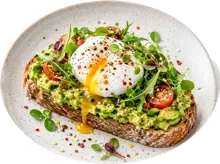
#> input picture frontend/console/src/owner-dashboard/assets/avotoast.webp, 220 x 164 px
$ python input_qa.py ../../../frontend/console/src/owner-dashboard/assets/avotoast.webp
#> lines starting #> are read from the running program, lines starting #| are printed output that depends on the picture; after the words box and inside, x2 and y2 are one past the last pixel; in counts of white or black regions, pixels touching at a corner belong together
"""Food3D V1 Stage 0: Deterministic input photo and cutout QA.

Evaluates resolution, sharpness (Laplacian variance), border clipping (both
unpadded frame-edge clips and pre-padded straight-sliced bowl cutouts),
multi-object clutter, cast-shadow perimeter contamination, and specular glare
or flame blowout.

Every emitted JSON report carries ``"publication_eligible": false``.
"""

from __future__ import annotations

import argparse
import json
import math
import sys
from pathlib import Path
from typing import Any

import numpy as np
from PIL import Image
from scipy import ndimage

try:
    from food3d import (
        PUBLICATION_ELIGIBLE,
        TRIAGE_NEEDS_CLEAN_CUTOUT,
        TRIAGE_NEEDS_MULTIVIEW_OR_RESHOOT,
        TRIAGE_NEEDS_RESHOOT_CLIPPED,
        TRIAGE_READY_SINGLE_PHOTO,
        VALID_TRIAGE_STATES,
    )
except ImportError:
    try:
        from . import (
            PUBLICATION_ELIGIBLE,
            TRIAGE_NEEDS_CLEAN_CUTOUT,
            TRIAGE_NEEDS_MULTIVIEW_OR_RESHOOT,
            TRIAGE_NEEDS_RESHOOT_CLIPPED,
            TRIAGE_READY_SINGLE_PHOTO,
            VALID_TRIAGE_STATES,
        )
    except ImportError:
        PUBLICATION_ELIGIBLE = False
        TRIAGE_READY_SINGLE_PHOTO = "ready_single_photo"
        TRIAGE_NEEDS_CLEAN_CUTOUT = "needs_clean_cutout"
        TRIAGE_NEEDS_RESHOOT_CLIPPED = "needs_reshoot_clipped"
        TRIAGE_NEEDS_MULTIVIEW_OR_RESHOOT = "needs_multiview_or_reshoot"
        VALID_TRIAGE_STATES = (
            TRIAGE_READY_SINGLE_PHOTO,
            TRIAGE_NEEDS_CLEAN_CUTOUT,
            TRIAGE_NEEDS_RESHOOT_CLIPPED,
            TRIAGE_NEEDS_MULTIVIEW_OR_RESHOOT,
        )

IMAGE_EXTENSIONS = {".png", ".jpg", ".jpeg"}

_LAPLACIAN_KERNEL = np.array(
    [[0.0, 1.0, 0.0], [1.0, -4.0, 1.0], [0.0, 1.0, 0.0]],
    dtype=np.float32,
)


def _longest_true_run(arr_1d: np.ndarray) -> int:
    """Return length of the longest contiguous True run in a 1D boolean array."""
    if arr_1d.size == 0 or not np.any(arr_1d):
        return 0
    padded = np.concatenate(([False], arr_1d.astype(bool), [False]))
    diffs = np.diff(padded.astype(np.int8))
    starts = np.flatnonzero(diffs == 1)
    ends = np.flatnonzero(diffs == -1)
    return int(np.max(ends - starts)) if starts.size > 0 else 0


def _to_float_rgb(rgb: np.ndarray) -> np.ndarray:
    """Normalize an RGB array to float32 in [0, 1]."""
    arr = np.asarray(rgb, dtype=np.float32)
    if arr.ndim != 3 or arr.shape[2] < 3:
        raise ValueError(f"Expected RGB array with shape (H, W, 3+), got {arr.shape}")
    arr = arr[..., :3]
    if arr.max() > 1.0:
        arr = arr / 255.0
    return np.clip(arr, 0.0, 1.0)


def _to_float_alpha(alpha: np.ndarray) -> np.ndarray:
    """Normalize an alpha array to float32 in [0, 1]."""
    arr = np.asarray(alpha, dtype=np.float32)
    if arr.ndim != 2:
        raise ValueError(f"Expected 2D alpha array, got {arr.shape}")
    if arr.max() > 1.0:
        arr = arr / 255.0
    return np.clip(arr, 0.0, 1.0)


def compute_laplacian_variance(
    rgb: np.ndarray,
    mask: np.ndarray | None = None,
) -> float:
    """Compute discrete Laplacian variance on luminance (0..255 scale)."""
    rgb_f = _to_float_rgb(rgb)
    lum = (0.2126 * rgb_f[..., 0] + 0.7152 * rgb_f[..., 1] + 0.0722 * rgb_f[..., 2]) * 255.0
    lap = ndimage.convolve(lum, _LAPLACIAN_KERNEL, mode="nearest")
    if mask is not None and np.any(mask):
        vals = lap[mask]
    else:
        vals = lap.ravel()
    if vals.size < 4:
        return 0.0
    return float(np.var(vals, dtype=np.float64))


def analyze_arrays(
    rgb: np.ndarray,
    alpha: np.ndarray | None = None,
    *,
    image_path: str | None = None,
    cutout_path: str | None = None,
) -> dict[str, Any]:
    """Run all deterministic Food3D Stage 0 QA checks on in-memory arrays."""
    rgb_f = _to_float_rgb(rgb)
    h, w = rgb_f.shape[:2]
    min_side = min(h, w)
    long_side = max(h, w)

    alpha_f: np.ndarray | None = None
    if alpha is not None:
        alpha_f = _to_float_alpha(alpha)
        if alpha_f.shape != (h, w):
            alpha_img = Image.fromarray(alpha_f, mode="F").resize((w, h), Image.Resampling.BILINEAR)
            alpha_f = np.clip(np.asarray(alpha_img, dtype=np.float32), 0.0, 1.0)

    issues: list[str] = []

    # (a) Resolution check
    if min_side < 512:
        resolution_status = "fail"
        issues.append("low_resolution_fail")
    elif min_side < 1024:
        resolution_status = "warn"
        issues.append("low_resolution_warn")
    else:
        resolution_status = "pass"

    # Luminance & HSV-like saturation
    lum = 0.2126 * rgb_f[..., 0] + 0.7152 * rgb_f[..., 1] + 0.0722 * rgb_f[..., 2]
    max_rgb = np.max(rgb_f, axis=-1)
    min_rgb = np.min(rgb_f, axis=-1)
    sat = (max_rgb - min_rgb) / (max_rgb + 1e-6)

    fg_solid: np.ndarray | None = None
    if alpha_f is not None:
        fg_solid = alpha_f > 0.5

    # (b) Sharpness (Laplacian variance on foreground interior & center crop)
    sharp_mask: np.ndarray | None = None
    if fg_solid is not None and np.any(fg_solid):
        eroded = ndimage.binary_erosion(fg_solid, iterations=2)
        sharp_mask = eroded if int(np.sum(eroded)) >= 64 else fg_solid
    lap_var_fg = compute_laplacian_variance(rgb_f, sharp_mask)

    cy0, cy1 = h // 4, max(h // 4 + 1, (3 * h) // 4)
    cx0, cx1 = w // 4, max(w // 4 + 1, (3 * w) // 4)
    lap_var_center = compute_laplacian_variance(rgb_f[cy0:cy1, cx0:cx1], None)
    blurry = lap_var_fg < 40.0 and lap_var_center < 40.0
    if blurry:
        issues.append("blurry_image")

    # (c) Border-clipping detector (raw edges + pre-padded alpha bbox edges)
    clipped_sides: list[str] = []
    raw_border_touches: dict[str, float] = {"left": 0.0, "right": 0.0, "top": 0.0, "bottom": 0.0}
    bbox_edge_runs: dict[str, float] = {"left": 0.0, "right": 0.0, "top": 0.0, "bottom": 0.0}
    circularity = 0.0
    bbox_dict: dict[str, int] | None = None

    if fg_solid is not None and np.any(fg_solid):
        # Raw frame edge touches (outer 2 px of image frame)
        edge_band = 2
        raw_border_touches = {
            "left": float(np.mean(np.any(fg_solid[:, :edge_band], axis=1))),
            "right": float(np.mean(np.any(fg_solid[:, max(0, w - edge_band) :], axis=1))),
            "top": float(np.mean(np.any(fg_solid[:edge_band, :], axis=0))),
            "bottom": float(np.mean(np.any(fg_solid[max(0, h - edge_band) :, :], axis=0))),
        }
        for side, frac in raw_border_touches.items():
            if frac >= 0.05 and side not in clipped_sides:
                clipped_sides.append(side)

        # Alpha bounding box edge straight-cut inspection
        ys, xs = np.nonzero(fg_solid)
        y0, y1 = int(ys.min()), int(ys.max())
        x0, x1 = int(xs.min()), int(xs.max())
        bh = y1 - y0 + 1
        bw = x1 - x0 + 1
        bbox_dict = {"x0": x0, "y0": y0, "x1": x1, "y1": y1, "width": bw, "height": bh}

        strip_lr = 2 if bh >= 200 else 1
        strip_tb = 2 if bw >= 200 else 1

        left_strip = np.any(fg_solid[y0 : y1 + 1, x0 : min(x1 + 1, x0 + strip_lr)], axis=1)
        right_strip = np.any(fg_solid[y0 : y1 + 1, max(x0, x1 - strip_lr + 1) : x1 + 1], axis=1)
        top_strip = np.any(fg_solid[y0 : min(y1 + 1, y0 + strip_tb), x0 : x1 + 1], axis=0)
        bottom_strip = np.any(fg_solid[max(y0, y1 - strip_tb + 1) : y1 + 1, x0 : x1 + 1], axis=0)

        bbox_edge_runs = {
            "left": _longest_true_run(left_strip) / float(bh),
            "right": _longest_true_run(right_strip) / float(bh),
            "top": _longest_true_run(top_strip) / float(bw),
            "bottom": _longest_true_run(bottom_strip) / float(bw),
        }

        if bbox_edge_runs["left"] >= 0.22 and "left" not in clipped_sides:
            clipped_sides.append("left")
        if bbox_edge_runs["right"] >= 0.22 and "right" not in clipped_sides:
            clipped_sides.append("right")
        if bbox_edge_runs["top"] >= 0.28 and "top" not in clipped_sides:
            clipped_sides.append("top")
        if bbox_edge_runs["bottom"] >= 0.28 and "bottom" not in clipped_sides:
            clipped_sides.append("bottom")

        # Circularity of main foreground component
        area = float(np.sum(fg_solid))
        eroded_1 = ndimage.binary_erosion(fg_solid, iterations=1)
        perimeter = float(np.sum(fg_solid & (~eroded_1)))
        if perimeter > 0.0:
            circularity = min(1.0, (4.0 * math.pi * area) / (perimeter * perimeter))

    border_clipped = len(clipped_sides) > 0
    if border_clipped:
        issues.append("border_clipped")

    # (d) Clutter / multi-object detector
    secondary_component_count = 0
    largest_secondary_ratio = 0.0
    total_components = 0
    clutter_detected = False

    if fg_solid is not None and np.any(fg_solid):
        labeled, num_features = ndimage.label(fg_solid, structure=np.ones((3, 3), dtype=np.int32))
        total_components = int(num_features)
        if num_features > 1:
            counts = np.bincount(labeled.ravel())[1:]  # exclude background 0
            main_area = int(np.max(counts))
            if main_area > 0:
                secondary_areas = [
                    int(c) for idx, c in enumerate(counts)
                    if idx != int(np.argmax(counts)) and c >= 0.02 * main_area
                ]
                secondary_component_count = len(secondary_areas)
                if secondary_areas:
                    largest_secondary_ratio = max(secondary_areas) / float(main_area)
                if largest_secondary_ratio >= 0.12 or secondary_component_count >= 3:
                    clutter_detected = True
                    issues.append("clutter_detected")

    # (e) Cast-shadow perimeter contamination
    shadow_contamination_ratio = 0.0
    shadow_contamination = False

    if alpha_f is not None:
        fg_any = alpha_f > 0.05
        fg_any_count = int(np.sum(fg_any))
        if fg_any_count > 0:
            semi_alpha = (alpha_f > 0.05) & (alpha_f < 0.85)
            solid_core = alpha_f >= 0.85
            if bbox_dict is not None:
                erode_r = max(3, min(16, int(0.04 * min(bbox_dict["width"], bbox_dict["height"]))))
            else:
                erode_r = 4
            eroded_core = ndimage.binary_erosion(solid_core, iterations=erode_r)
            core_ref = eroded_core if np.any(eroded_core) else solid_core
            if np.any(core_ref):
                core_median_lum = float(np.median(lum[core_ref]))
                outer_ring = fg_any & (~core_ref)
                dark_low_sat_outer = (
                    outer_ring
                    & (sat < 0.18)
                    & (lum < min(core_median_lum * 0.85, 0.55))
                )
            else:
                dark_low_sat_outer = np.zeros_like(fg_any, dtype=bool)

            shadow_suspect = semi_alpha | dark_low_sat_outer
            shadow_contamination_ratio = float(np.sum(shadow_suspect)) / float(fg_any_count)
            if shadow_contamination_ratio >= 0.08:
                shadow_contamination = True
                issues.append("shadow_contamination")

    # (f) Specular glare / flame blowout
    glare_mask_region = fg_solid if (fg_solid is not None and np.any(fg_solid)) else np.ones((h, w), dtype=bool)
    glare_region_count = int(np.sum(glare_mask_region))
    if glare_region_count > 0:
        specular_glare = (lum > 0.94) & (sat < 0.12)
        flame_blowout = (rgb_f[..., 0] > 0.96) & (rgb_f[..., 1] > 0.78)
        glare_ratio = float(np.sum((specular_glare | flame_blowout) & glare_mask_region)) / float(glare_region_count)
    else:
        glare_ratio = 0.0
    glare_detected = glare_ratio >= 0.03
    if glare_detected:
        issues.append("specular_glare_blowout")

    # Triage classification
    if border_clipped:
        triage = TRIAGE_NEEDS_RESHOOT_CLIPPED
    elif resolution_status == "fail" or blurry or (glare_detected and glare_ratio >= 0.10):
        triage = TRIAGE_NEEDS_MULTIVIEW_OR_RESHOOT
    elif clutter_detected or shadow_contamination:
        triage = TRIAGE_NEEDS_CLEAN_CUTOUT
    else:
        triage = TRIAGE_READY_SINGLE_PHOTO

    return {
        "publication_eligible": PUBLICATION_ELIGIBLE,
        "image_path": image_path,
        "cutout_path": cutout_path,
        "triage": triage,
        "issues": issues,
        "metrics": {
            "width": w,
            "height": h,
            "min_side": min_side,
            "long_side": long_side,
            "resolution_status": resolution_status,
            "laplacian_var_fg": round(lap_var_fg, 3),
            "laplacian_var_center": round(lap_var_center, 3),
            "blurry": blurry,
            "border_clipped": border_clipped,
            "clipped_sides": clipped_sides,
            "raw_border_touches": {k: round(v, 4) for k, v in raw_border_touches.items()},
            "bbox_edge_runs": {k: round(v, 4) for k, v in bbox_edge_runs.items()},
            "circularity": round(circularity, 4),
            "alpha_bbox": bbox_dict,
            "total_components": total_components,
            "secondary_component_count": secondary_component_count,
            "largest_secondary_ratio": round(largest_secondary_ratio, 4),
            "clutter_detected": clutter_detected,
            "shadow_contamination_ratio": round(shadow_contamination_ratio, 4),
            "shadow_contamination": shadow_contamination,
            "glare_ratio": round(glare_ratio, 4),
            "glare_detected": glare_detected,
        },
    }


def analyze_image(
    image_path: str | Path,
    cutout_path: str | Path | None = None,
) -> dict[str, Any]:
    """Load an image (and optional RGBA cutout) from disk and run Stage 0 QA."""
    img_p = Path(image_path)
    cut_p = Path(cutout_path) if cutout_path is not None else None

    with Image.open(img_p) as im:
        has_embedded_alpha = "A" in im.getbands()
        if has_embedded_alpha:
            rgba = np.asarray(im.convert("RGBA"), dtype=np.uint8)
            rgb = rgba[..., :3]
            embedded_alpha = rgba[..., 3]
        else:
            rgb = np.asarray(im.convert("RGB"), dtype=np.uint8)
            embedded_alpha = None

    alpha: np.ndarray | None = None
    if cut_p is not None:
        with Image.open(cut_p) as cim:
            if "A" in cim.getbands():
                alpha = np.asarray(cim.convert("RGBA"), dtype=np.uint8)[..., 3]
            else:
                alpha = np.asarray(cim.convert("L"), dtype=np.uint8)
    elif embedded_alpha is not None and int(embedded_alpha.min()) < 250:
        alpha = embedded_alpha

    return analyze_arrays(
        rgb,
        alpha,
        image_path=str(img_p),
        cutout_path=str(cut_p) if cut_p is not None else None,
    )


# [33 lines left out: function analyze_batch_dir, not called in this run]


def build_arg_parser() -> argparse.ArgumentParser:
    parser = argparse.ArgumentParser(
        description="Food3D V1 Stage 0 deterministic input photo & cutout QA.",
    )
    parser.add_argument(
        "image_path",
        nargs="?",
        help="Path to a single input image (omit when using --batch-dir).",
    )
    parser.add_argument(
        "--cutout",
        dest="cutout_path",
        default=None,
        help="Optional RGBA cutout PNG aligned with image_path.",
    )
    parser.add_argument(
        "--batch-dir",
        dest="batch_dir",
        default=None,
        help="Directory of dish subdirectories (input_image.png) or flat image files.",
    )
    parser.add_argument(
        "--out",
        dest="out_path",
        default=None,
        help="Optional output path for the JSON QA report.",
    )
    return parser


def main(argv: list[str] | None = None) -> int:
    parser = build_arg_parser()
    args = parser.parse_args(argv)

    if bool(args.image_path) == bool(args.batch_dir):
        parser.error("Provide either <image_path> or --batch-dir (not both).")

    if args.batch_dir:
        report = analyze_batch_dir(args.batch_dir)
    else:
        report = analyze_image(args.image_path, args.cutout_path)
#> in analyze_image, im is the input picture: PIL image 220x164 RGBA; mean R, G, B, A 158.6, 148.6, 115.6, 198.3
#> in analyze_image, `has_embedded_alpha = "A" in im.getbands()`: has_embedded_alpha = True
#> in analyze_arrays, `sat = (max_rgb - min_rgb) / (max_rgb + 1e-6)`:
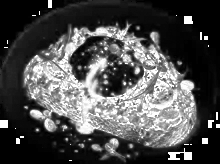
#> sat: shape (164, 220) float32; min 0, max 1, mean 0.308
#> in analyze_arrays, `fg_solid = alpha_f > 0.5`:
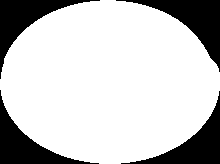
#> fg_solid: shape (164, 220) bool; 77.8% white; 4 black regions, box (x1, y1, x2, y2) and area: (116, 0, 220, 72) 2203, (0, 90, 99, 164) 1933, (0, 0, 100, 79) 1932, (121, 91, 220, 164) 1932
#> in compute_laplacian_variance, `lap = ndimage.convolve(lum, _LAPLACIAN_KERNEL, mode="nearest")`:
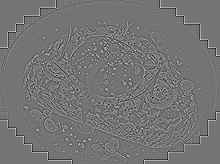
#> lap: shape (164, 220) float32; min -468, max 552.1, mean 0; drawn with min black and max white
#> in analyze_arrays, `lap_var_fg = compute_laplacian_variance(rgb_f, sharp_mask)`: lap_var_fg = 4365.9
#> in _to_float_rgb (call 3), `arr = np.asarray(rgb, dtype=np.float32)`:
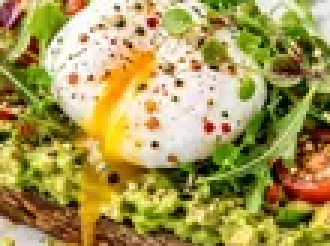
#> arr: shape (82, 110, 3) float32 (shown 3 times larger); mean of channels 0, 1, 2 0.656, 0.598, 0.333; drawn as R, G, B
#> in compute_laplacian_variance (call 2), `lum = (0.2126 * rgb_f[..., 0] + 0.7152 * rgb_f[..., 1] + 0.0722 * rgb_..`:
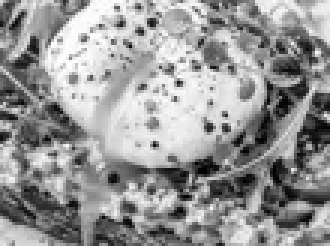
#> lum: shape (82, 110) float32 (shown 3 times larger); min 0.425, max 255, mean 150.7
#> in compute_laplacian_variance (call 2), `lap = ndimage.convolve(lum, _LAPLACIAN_KERNEL, mode="nearest")`:
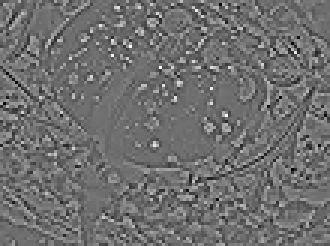
#> lap: shape (82, 110) float32 (shown 3 times larger); min -345.2, max 444, mean 0; drawn with min black and max white
#> in compute_laplacian_variance (call 2), `vals = lap.ravel()`: vals = 9020 values, max 444 at index 2473, min -345.2 at index 6257, mean 6.77e-08
#> in analyze_arrays, `lap_var_center = compute_laplacian_variance(rgb_f[cy0:cy1, cx0:cx1], N..`: lap_var_center = 6598
#> in analyze_arrays, `blurry = lap_var_fg < 40.0 and lap_var_center < 40.0`: blurry = False
#> in analyze_arrays, `raw_border_touches = { "left": float(np.mean(np.any(fg_solid[:, :edge_..`: raw_border_touches = {'left': 0.146, 'right': 0.171, 'top': 0.164, 'bottom': 0.182}
#> the loop in analyze_arrays, `for side, frac in raw_border_touches.items():` made 4 passes
#> (side, frac) on passes 1 to 4: ('left', 0.146), ('right', 0.171), ('top', 0.164), ('bottom', 0.182)
#> after the loop in analyze_arrays, `for side, frac in raw_border_touches.items():`: clipped_sides = ['left', 'right', 'top', 'bottom']
#> in analyze_arrays, `y0, y1 = int(ys.min()), int(ys.max())`: y0 = 0; y1 = 163
#> in analyze_arrays, `x0, x1 = int(xs.min()), int(xs.max())`: x0 = 0; x1 = 219
#> in analyze_arrays, `bh = y1 - y0 + 1`: bh = 164
#> in analyze_arrays, `bw = x1 - x0 + 1`: bw = 220
#> in analyze_arrays, `bbox_dict = {"x0": x0, "y0": y0, "x1": x1, "y1": y1, "width": bw, "hei..`: bbox_dict = {'x0': 0, 'y0': 0, 'x1': 219, 'y1': 163, 'width': 220, 'height': 164}
#> in analyze_arrays, `strip_lr = 2 if bh >= 200 else 1`: strip_lr = 1
#> in analyze_arrays, `strip_tb = 2 if bw >= 200 else 1`: strip_tb = 2
#> in _longest_true_run, `diffs = np.diff(padded.astype(np.int8))`: diffs = 165 values, max 1 at index 79, min -1 at index 90, mean 0
#> in _longest_true_run, `starts = np.flatnonzero(diffs == 1)`: starts = [79]
#> in _longest_true_run, `ends = np.flatnonzero(diffs == -1)`: ends = [90]
#> in analyze_arrays, `bbox_edge_runs = { "left": _longest_true_run(left_strip) / float(bh), ..`: bbox_edge_runs = {'left': 0.0671, 'right': 0.116, 'top': 0.164, 'bottom': 0.182}
#> in analyze_arrays, `area = float(np.sum(fg_solid))`: area = 28080
#> in analyze_arrays, `perimeter = float(np.sum(fg_solid & (~eroded_1)))`: perimeter = 543
#> in analyze_arrays, `circularity = min(1.0, (4.0 * math.pi * area) / (perimeter * perimeter))`: circularity = 1
#> in analyze_arrays, `border_clipped = len(clipped_sides) > 0`: border_clipped = True
#> in analyze_arrays, `labeled, num_features = ndimage.label(fg_solid, structure=np.ones((3, ..`: num_features = 1
#> in analyze_arrays, `fg_any_count = int(np.sum(fg_any))`: fg_any_count = 28385
#> in analyze_arrays, `erode_r = max(3, min(16, int(0.04 * min(bbox_dict["width"], bbox_dict[..`: erode_r = 6
#> in analyze_arrays, `core_median_lum = float(np.median(lum[core_ref]))`: core_median_lum = 0.715
#> in analyze_arrays, `shadow_contamination_ratio = float(np.sum(shadow_suspect)) / float(fg_..`: shadow_contamination_ratio = 0.0204
#> in analyze_arrays, `glare_region_count = int(np.sum(glare_mask_region))`: glare_region_count = 28080
#> in analyze_arrays, `flame_blowout = (rgb_f[..., 0] > 0.96) & (rgb_f[..., 1] > 0.78)`:
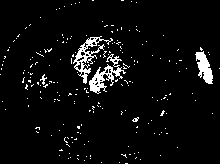
#> flame_blowout: shape (164, 220) bool; 4.9% white; 210 white regions (206 under 20 px), largest, box (x1, y1, x2, y2) and area: (73, 36, 113, 84) 459, (89, 54, 126, 94) 455, (195, 51, 213, 84) 327, (40, 74, 47, 85) 29
#> in analyze_arrays, `glare_ratio = float(np.sum((specular_glare | flame_blowout) & glare_ma..`: glare_ratio = 0.0755
#> in analyze_arrays, `glare_detected = glare_ratio >= 0.03`: glare_detected = True
#> report = 6 items

    payload = json.dumps(report, indent=2)
    if args.out_path:
        out_p = Path(args.out_path)
        out_p.parent.mkdir(parents=True, exist_ok=True)
        out_p.write_text(payload + "\n", encoding="utf-8")
    else:
        print(payload)
#> (printed output is left out)
    return 0


if __name__ == "__main__":
    sys.exit(main())
#> (the program exits here)
